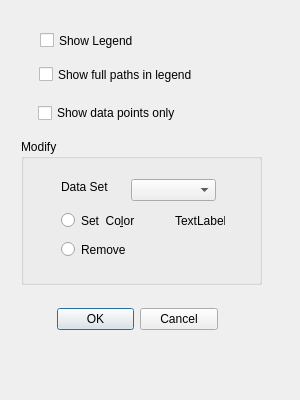
<?xml version="1.0" encoding="UTF-8"?>
<ui version="4.0">
 <class>EditMeasuredDataDialog</class>
 <widget class="QDialog" name="EditMeasuredDataDialog">
  <property name="geometry">
   <rect>
    <x>0</x>
    <y>0</y>
    <width>300</width>
    <height>400</height>
   </rect>
  </property>
  <property name="sizePolicy">
   <sizepolicy hsizetype="Fixed" vsizetype="Fixed">
    <horstretch>0</horstretch>
    <verstretch>0</verstretch>
   </sizepolicy>
  </property>
  <property name="minimumSize">
   <size>
    <width>300</width>
    <height>400</height>
   </size>
  </property>
  <property name="maximumSize">
   <size>
    <width>300</width>
    <height>400</height>
   </size>
  </property>
  <property name="windowTitle">
   <string>Edit Measured Data</string>
  </property>
  <property name="autoFillBackground">
   <bool>false</bool>
  </property>
  <property name="sizeGripEnabled">
   <bool>false</bool>
  </property>
  <widget class="QLabel" name="label_10">
   <property name="geometry">
    <rect>
     <x>30</x>
     <y>460</y>
     <width>55</width>
     <height>13</height>
    </rect>
   </property>
   <property name="text">
    <string/>
   </property>
  </widget>
  <widget class="QDialogButtonBox" name="buttonBox">
   <property name="geometry">
    <rect>
     <x>57</x>
     <y>304</y>
     <width>161</width>
     <height>31</height>
    </rect>
   </property>
   <property name="orientation">
    <enum>Qt::Horizontal</enum>
   </property>
   <property name="standardButtons">
    <set>QDialogButtonBox::Cancel|QDialogButtonBox::Ok</set>
   </property>
  </widget>
  <widget class="QCheckBox" name="checkBoxShowLegend">
   <property name="geometry">
    <rect>
     <x>40</x>
     <y>30</y>
     <width>111</width>
     <height>21</height>
    </rect>
   </property>
   <property name="text">
    <string>Show Legend </string>
   </property>
  </widget>
  <widget class="QCheckBox" name="checkBoxShowFullPath">
   <property name="geometry">
    <rect>
     <x>39</x>
     <y>64</y>
     <width>220</width>
     <height>21</height>
    </rect>
   </property>
   <property name="text">
    <string>Show full paths in legend</string>
   </property>
  </widget>
  <widget class="QGroupBox" name="groupBox">
   <property name="geometry">
    <rect>
     <x>21</x>
     <y>139</y>
     <width>241</width>
     <height>146</height>
    </rect>
   </property>
   <property name="title">
    <string>Modify</string>
   </property>
   <widget class="QComboBox" name="comboBoxDataSets">
    <property name="geometry">
     <rect>
      <x>110</x>
      <y>40</y>
      <width>85</width>
      <height>22</height>
     </rect>
    </property>
   </widget>
   <widget class="QLabel" name="label">
    <property name="geometry">
     <rect>
      <x>40</x>
      <y>40</y>
      <width>71</width>
      <height>16</height>
     </rect>
    </property>
    <property name="text">
     <string>Data Set</string>
    </property>
   </widget>
   <widget class="QRadioButton" name="radioButtonSetColor">
    <property name="geometry">
     <rect>
      <x>40</x>
      <y>70</y>
      <width>85</width>
      <height>23</height>
     </rect>
    </property>
    <property name="text">
     <string>Set  Co&amp;lor</string>
    </property>
    <attribute name="buttonGroup">
     <string notr="true">buttonGroup</string>
    </attribute>
   </widget>
   <widget class="QRadioButton" name="radioButtonRemoveSet">
    <property name="geometry">
     <rect>
      <x>40</x>
      <y>99</y>
      <width>76</width>
      <height>23</height>
     </rect>
    </property>
    <property name="text">
     <string>Remove</string>
    </property>
    <attribute name="buttonGroup">
     <string notr="true">buttonGroup</string>
    </attribute>
   </widget>
   <widget class="QLabel" name="labelColor">
    <property name="geometry">
     <rect>
      <x>154</x>
      <y>74</y>
      <width>50</width>
      <height>16</height>
     </rect>
    </property>
    <property name="text">
     <string>TextLabel</string>
    </property>
   </widget>
  </widget>
  <widget class="QCheckBox" name="checkBoxDataPoints">
   <property name="geometry">
    <rect>
     <x>38</x>
     <y>103</y>
     <width>166</width>
     <height>20</height>
    </rect>
   </property>
   <property name="text">
    <string>Show data points only</string>
   </property>
  </widget>
 </widget>
 <resources/>
 <connections>
  <connection>
   <sender>buttonBox</sender>
   <signal>accepted()</signal>
   <receiver>EditMeasuredDataDialog</receiver>
   <slot>accept()</slot>
   <hints>
    <hint type="sourcelabel">
     <x>190</x>
     <y>585</y>
    </hint>
    <hint type="destinationlabel">
     <x>203</x>
     <y>308</y>
    </hint>
   </hints>
  </connection>
  <connection>
   <sender>buttonBox</sender>
   <signal>rejected()</signal>
   <receiver>EditMeasuredDataDialog</receiver>
   <slot>reject()</slot>
   <hints>
    <hint type="sourcelabel">
     <x>190</x>
     <y>585</y>
    </hint>
    <hint type="destinationlabel">
     <x>203</x>
     <y>308</y>
    </hint>
   </hints>
  </connection>
 </connections>
 <slots>
  <slot>getFileName()</slot>
 </slots>
 <buttongroups>
  <buttongroup name="buttonGroup"/>
 </buttongroups>
</ui>
